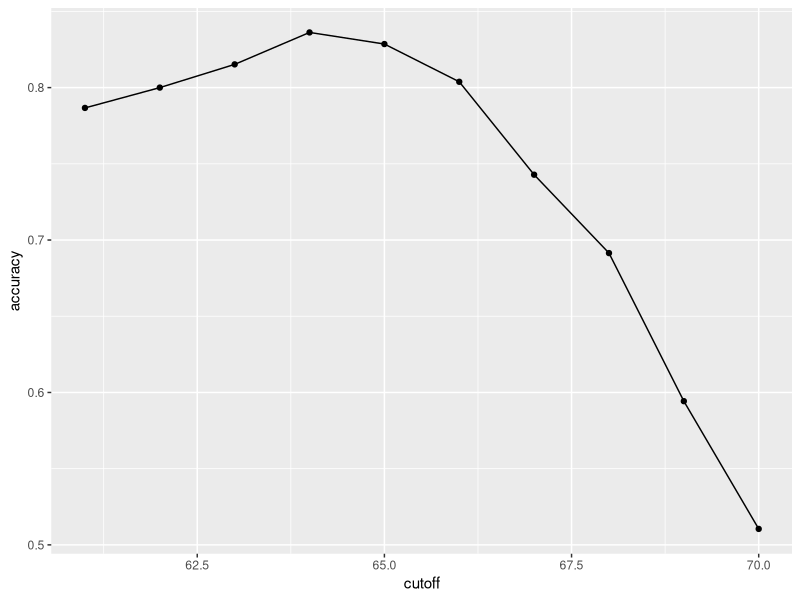
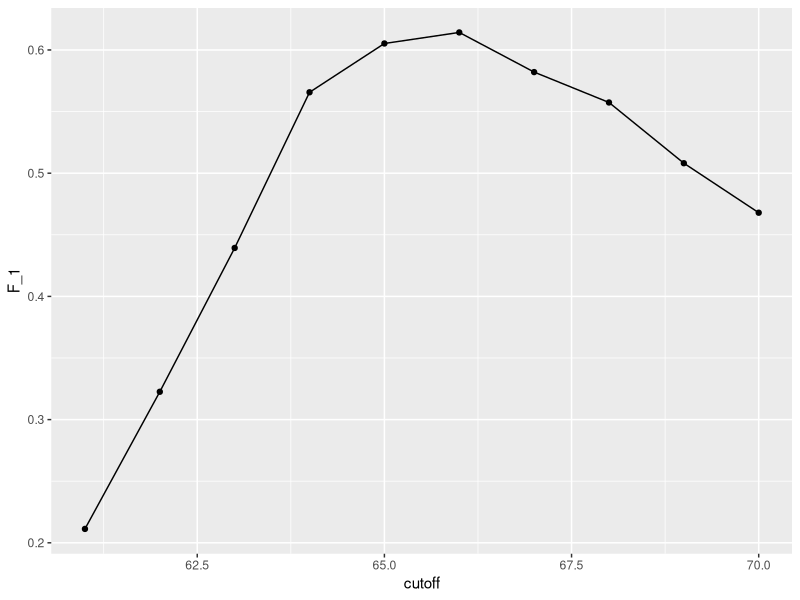
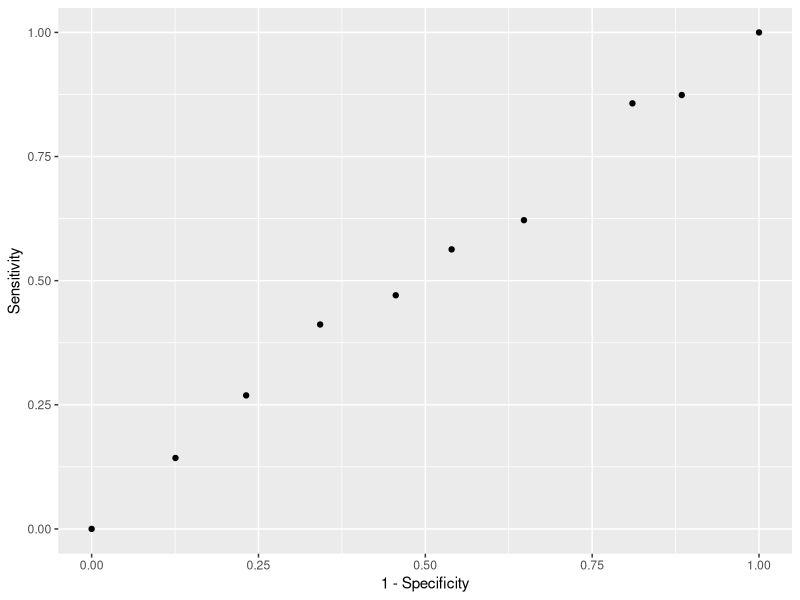
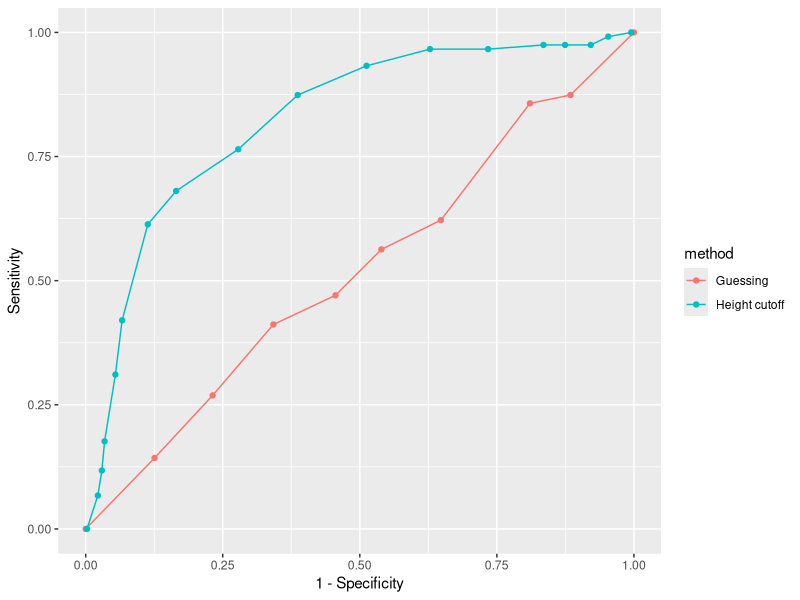
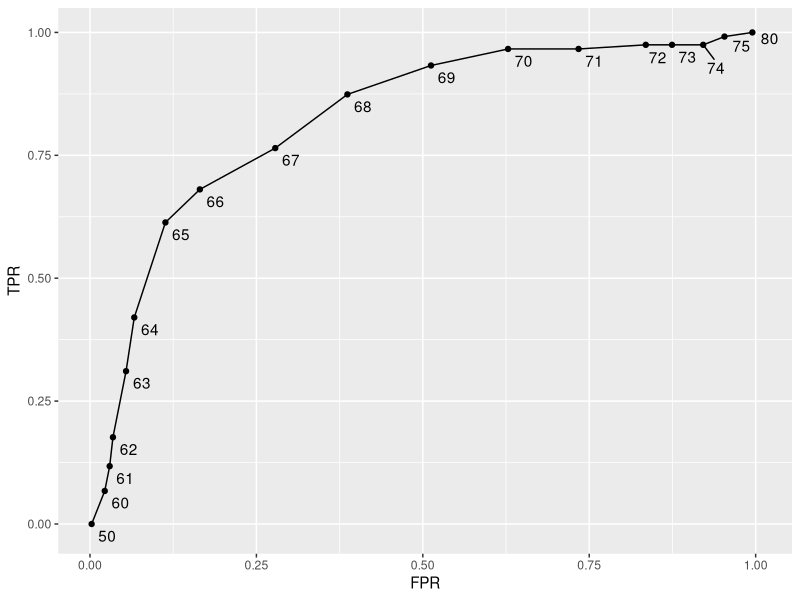
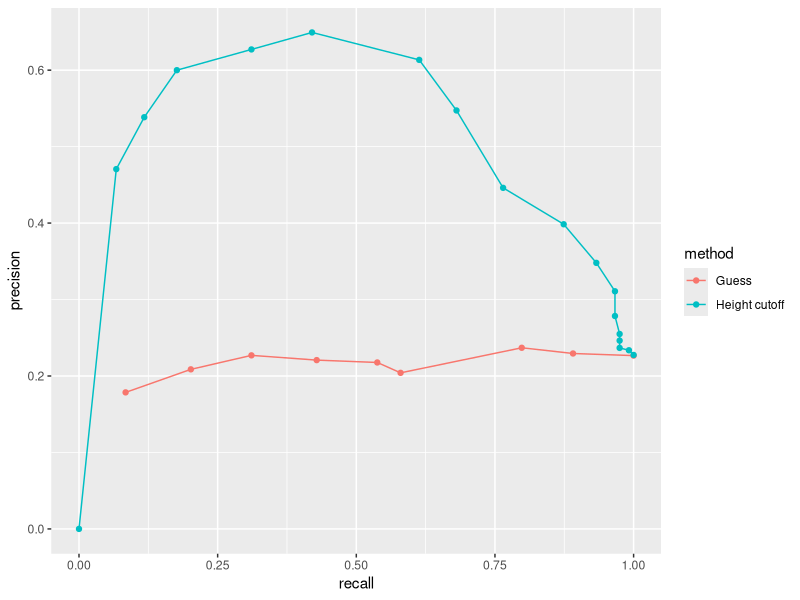
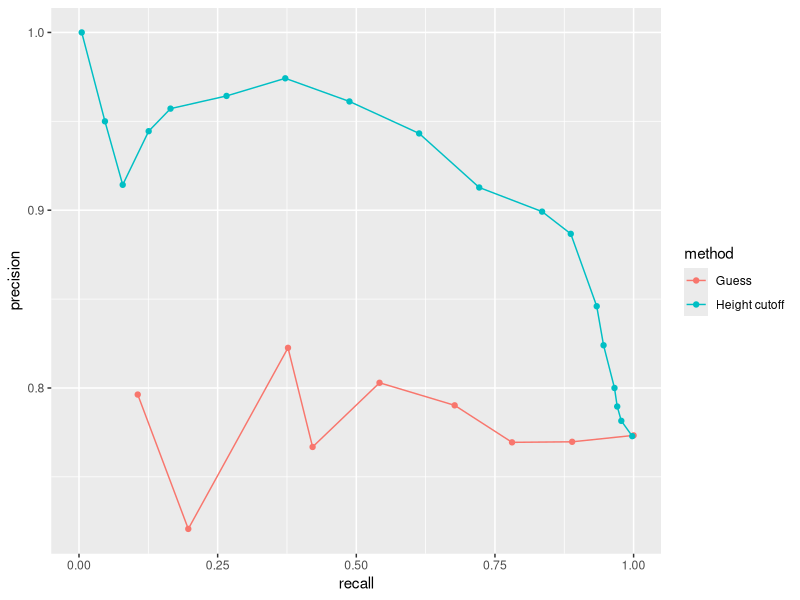

Recreate these plots in R, in order.
#Code from prev. lecture
###################################
library(tidyverse)
library(caret)
library(dslabs)
data(heights)

# define the outcome and predictors
y <- heights$sex
x <- heights$height

# generate training and test sets
set.seed(2, sample.kind = "Rounding") # if using R 3.5 or earlier, remove the sample.kind argument
test_index <- createDataPartition(y, times = 1, p = 0.5, list = FALSE)
test_set <- heights[test_index, ]
train_set <- heights[-test_index, ]

# guess the outcome
y_hat <- sample(c("Male", "Female"), length(test_index), replace = TRUE)
y_hat <- sample(c("Male", "Female"), length(test_index), replace = TRUE) %>% 
  factor(levels = levels(test_set$sex))

# compute accuracy
mean(y_hat == test_set$sex)
heights %>% group_by(sex) %>% summarize(mean(height), sd(height))
#62 is mean - two stdev of man's height
y_hat <- ifelse(x > 62, "Male", "Female") %>% factor(levels = levels(test_set$sex))
mean(y == y_hat)

# examine the accuracy of 10 cutoffs
cutoff <- seq(61, 70)
accuracy <- map_dbl(cutoff, function(x){
  y_hat <- ifelse(train_set$height > x, "Male", "Female") %>% 
    factor(levels = levels(test_set$sex))
  mean(y_hat == train_set$sex)
})
data.frame(cutoff, accuracy) %>% 
  ggplot(aes(cutoff, accuracy)) + 
  geom_point() + 
  geom_line() 
max(accuracy)

best_cutoff <- cutoff[which.max(accuracy)]
best_cutoff

y_hat <- ifelse(test_set$height > best_cutoff, "Male", "Female") %>% 
  factor(levels = levels(test_set$sex))
y_hat <- factor(y_hat)
mean(y_hat == test_set$sex)
#############################################################
###############################################################



# tabulate each combination of prediction and actual value
table(predicted = y_hat, actual = test_set$sex)
test_set %>% 
  mutate(y_hat = y_hat) %>%
  group_by(sex) %>% 
  summarize(accuracy = mean(y_hat == sex))
prev <- mean(y == "Male")

confusionMatrix(data = y_hat, reference = test_set$sex)



#F1-score
# maximize F-score
cutoff <- seq(61, 70)
F_1 <- map_dbl(cutoff, function(x){
  y_hat <- ifelse(train_set$height > x, "Male", "Female") %>% 
    factor(levels = levels(test_set$sex))
  F_meas(data = y_hat, reference = factor(train_set$sex))
})

data.frame(cutoff, F_1) %>% 
  ggplot(aes(cutoff, F_1)) + 
  geom_point() + 
  geom_line()

max(F_1)

best_cutoff <- cutoff[which.max(F_1)]
best_cutoff

y_hat <- ifelse(test_set$height > best_cutoff, "Male", "Female") %>% 
  factor(levels = levels(test_set$sex))
sensitivity(data = y_hat, reference = test_set$sex)
specificity(data = y_hat, reference = test_set$sex)



#ROC and precision-recall curves

p <- 0.9
n <- length(test_index)
y_hat <- sample(c("Male", "Female"), n, replace = TRUE, prob=c(p, 1-p)) %>% 
  factor(levels = levels(test_set$sex))
mean(y_hat == test_set$sex)

# ROC curve
probs <- seq(0, 1, length.out = 10)
guessing <- map_df(probs, function(p){
  y_hat <- 
    sample(c("Male", "Female"), n, replace = TRUE, prob=c(p, 1-p)) %>% 
    factor(levels = c("Female", "Male"))
  list(method = "Guessing",
       FPR = 1 - specificity(y_hat, test_set$sex),
       TPR = sensitivity(y_hat, test_set$sex))
})
guessing %>% qplot(FPR, TPR, data =., xlab = "1 - Specificity", ylab = "Sensitivity")

cutoffs <- c(50, seq(60, 75), 80)
height_cutoff <- map_df(cutoffs, function(x){
  y_hat <- ifelse(test_set$height > x, "Male", "Female") %>% 
    factor(levels = c("Female", "Male"))
  list(method = "Height cutoff",
       FPR = 1-specificity(y_hat, test_set$sex),
       TPR = sensitivity(y_hat, test_set$sex))
})

# plot both curves together
bind_rows(guessing, height_cutoff) %>%
  ggplot(aes(FPR, TPR, color = method)) +
  geom_line() +
  geom_point() +
  xlab("1 - Specificity") +
  ylab("Sensitivity")

library(ggrepel)
map_df(cutoffs, function(x){
  y_hat <- ifelse(test_set$height > x, "Male", "Female") %>% 
    factor(levels = c("Female", "Male"))
  list(method = "Height cutoff",
       cutoff = x, 
       FPR = 1-specificity(y_hat, test_set$sex),
       TPR = sensitivity(y_hat, test_set$sex))
}) %>%
  ggplot(aes(FPR, TPR, label = cutoff)) +
  geom_line() +
  geom_point() +
  geom_text_repel(nudge_x = 0.01, nudge_y = -0.01)

# plot precision against recall
guessing <- map_df(probs, function(p){
  y_hat <- sample(c("Male", "Female"), length(test_index), 
                  replace = TRUE, prob=c(p, 1-p)) %>% 
    factor(levels = c("Female", "Male"))
  list(method = "Guess",
       recall = sensitivity(y_hat, test_set$sex),
       precision = precision(y_hat, test_set$sex))
})

height_cutoff <- map_df(cutoffs, function(x){
  y_hat <- ifelse(test_set$height > x, "Male", "Female") %>% 
    factor(levels = c("Female", "Male"))
  list(method = "Height cutoff",
       recall = sensitivity(y_hat, test_set$sex),
       precision = precision(y_hat, test_set$sex))
})

bind_rows(guessing, height_cutoff) %>%
  ggplot(aes(recall, precision, color = method)) +
  geom_line() +
  geom_point()
guessing <- map_df(probs, function(p){
  y_hat <- sample(c("Male", "Female"), length(test_index), replace = TRUE, 
                  prob=c(p, 1-p)) %>% 
    factor(levels = c("Male", "Female"))
  list(method = "Guess",
       recall = sensitivity(y_hat, relevel(test_set$sex, "Male", "Female")),
       precision = precision(y_hat, relevel(test_set$sex, "Male", "Female")))
})

height_cutoff <- map_df(cutoffs, function(x){
  y_hat <- ifelse(test_set$height > x, "Male", "Female") %>% 
    factor(levels = c("Male", "Female"))
  list(method = "Height cutoff",
       recall = sensitivity(y_hat, relevel(test_set$sex, "Male", "Female")),
       precision = precision(y_hat, relevel(test_set$sex, "Male", "Female")))
})
bind_rows(guessing, height_cutoff) %>%
  ggplot(aes(recall, precision, color = method)) +
  geom_line() +
  geom_point()
